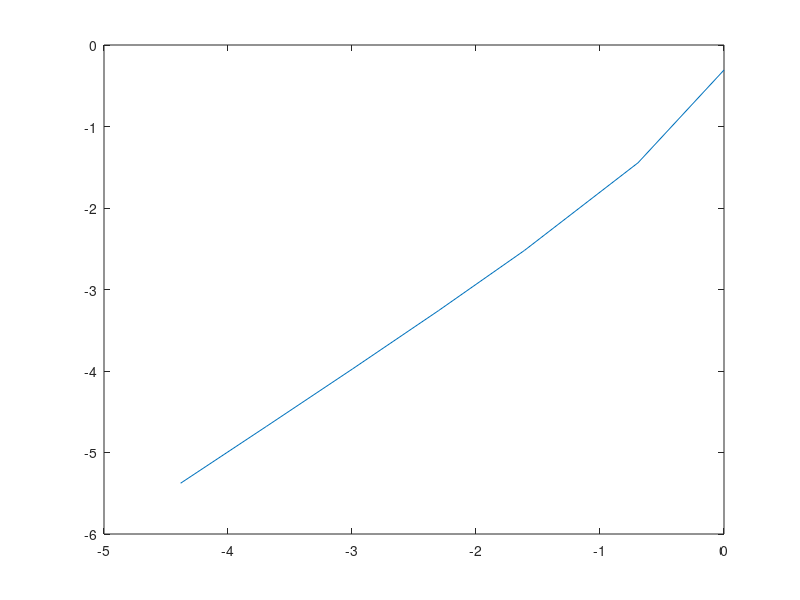

Here is the MATLAB script that generated this plot:
t0=0;%sets initial condition
T=5;%sets size of time interval
x0=2.0;%sets initial condition at time=0
dt=[0.0125, 0.025, 0.05, 0.1, 0.2, 0.5, 1];%this generates a vector for the
                                           %various values of dt
for j=1:7%initialises a loop that will run over the entries of dt
n=(T-t0)/dt(j);%calculates the number of time steps we take for each dt
ts=[t0:dt(j):T];%specifices the time steps as a vector
clear x;%clears the vector x
x(1)=x0;%sets initial condition as first entry in solution vector
    for i=1:n%initialises loop to implement Euler's method
        x(i+1)=x(i)-x(i)*dt(j);%implements Euler's method
    end
 xexact=x0.*exp(-ts);%calculates exact solution for time steps specified
 y(j)=max(abs(x-xexact));%calculates the biggest difference between the two
                         %solutions
end
plot(log(dt),log(y))%plots the vector of differences (y) against the
                    %corresponding dt values
